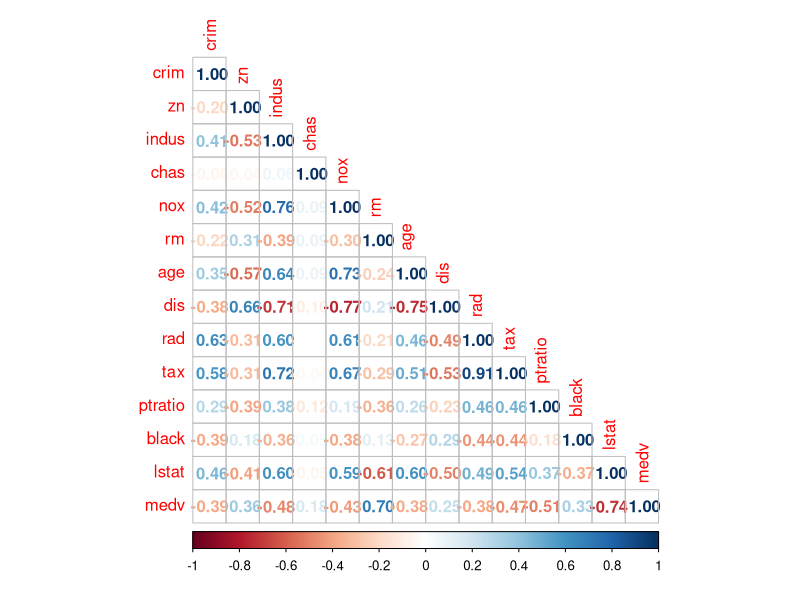
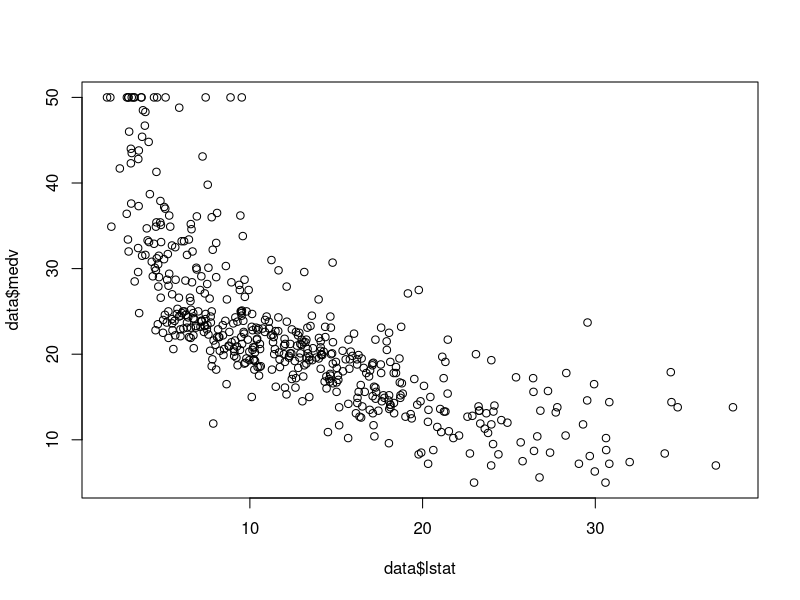
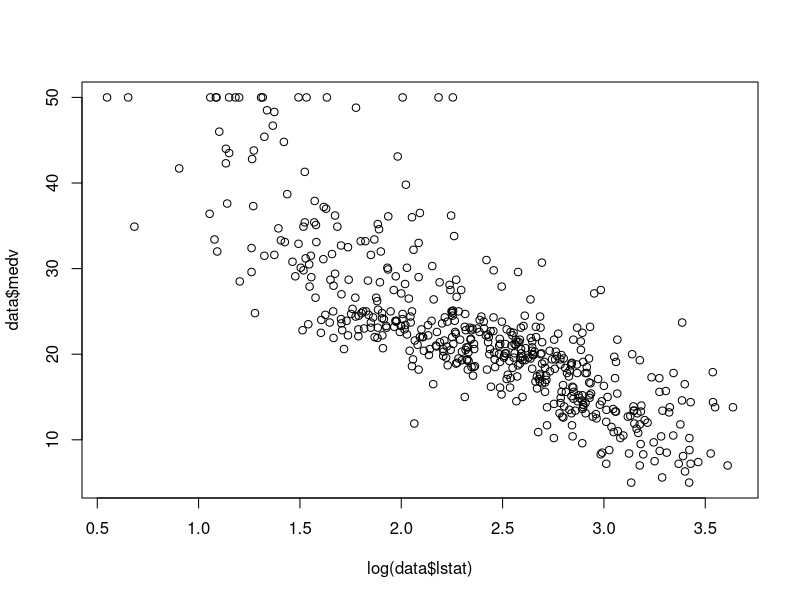

Source code (R) for these figures, in order:
rm(list=ls())

## Load the MASS Library

library(MASS)

data <- Boston
?Boston

## Train the model using all predictors

model1 <- lm(medv ~ ., data)

summary(model1)
Rsqd1 <- 0.74
Adj_Rsqd1 <- 0.73

predicted_y1 <- predict(model1, data)

testing_y <- data$medv

error <- testing_y - predicted_y1
error_sqd <- error^2

RMSE1 = sqrt(mean(error_sqd))
RMSE1
RMSE1 <- RMSE1 * 1000
RMSE1

# 2 hypothesis tests

# Ho: There is no linear relationship between my dependent and independent variables
# Ho: b1 =B2= B3 ====== Bp =0
# Ha: There is linear relationship between my dependent and independent variables
# Ha: at least one B != 0
# if p-value: < 2.2e-16 < alpha = 0.05 # Rej Ho

# Ho: an independent variable = 0 i.e. a particular B = 0
# # Ha: B != 0
# if p-value: < alpha = 0.05 # Rej Ho

# Call:
#   lm(formula = medv ~ ., data = data)
# 
# Residuals:
#   Min      1Q    Median      3Q     Max 
# -15.595  -2.730  -0.518   1.777  26.199 
# 
# Coefficients:
#                 Estimate  Std. Error t value Pr(>|t|)    
#   (Intercept)  3.646e+01  5.103e+00   7.144 3.28e-12 ***
#   crim        -1.080e-01  3.286e-02  -3.287 0.001087 ** 
#   zn           4.642e-02  1.373e-02   3.382 0.000778 ***
#   indus        2.056e-02  6.150e-02   0.334 0.738288    
#   chas         2.687e+00  8.616e-01   3.118 0.001925 ** 
#   nox         -1.777e+01  3.820e+00  -4.651 4.25e-06 ***
#   rm           3.810e+00  4.179e-01   9.116  < 2e-16 ***
#   age          6.922e-04  1.321e-02   0.052 0.958229    
#   dis         -1.476e+00  1.995e-01  -7.398 6.01e-13 ***
#   rad          3.060e-01  6.635e-02   4.613 5.07e-06 ***
#   tax         -1.233e-02  3.760e-03  -3.280 0.001112 ** 
#   ptratio     -9.527e-01  1.308e-01  -7.283 1.31e-12 ***
#   black        9.312e-03  2.686e-03   3.467 0.000573 ***
#   lstat       -5.248e-01  5.072e-02 -10.347  < 2e-16 ***
#   ---
#   Signif. codes:  0 '***' 0.001 '**' 0.01 '*' 0.05 '.' 0.1 ' ' 1
# 
# Residual standard error: 4.745 on 492 degrees of freedom
# Multiple R-squared:  0.7406,	Adjusted R-squared:  0.7338 
# F-statistic: 108.1 on 13 and 492 DF,  p-value: < 2.2e-16

# When we want to study the relationship and its effects on a dependent variables and predict 
# the future values, we would want optimum number of independent variables 

# Check the correlation values

library(corrplot)
cor_data <- cor(data)
corrplot(cor_data, method = c("number"), type = "lower")

# considering those independent values where corr > = 0.7 and corr < = -0.7

model2 <- lm(medv ~ lstat + rm, data)

summary(model2)
Rsqd2 <- 0.64
Adj_Rsqd2 <- 0.63

predicted_y2 <- predict(model2, data)

error <- testing_y - predicted_y2
error_sqd <- error^2

RMSE2 = sqrt(mean(error_sqd))
RMSE2
RMSE2 <- RMSE2 * 1000
RMSE2

#lets look at the plots of lstat and medv

plot(data$lstat, data$medv)

plot(log(data$lstat), data$medv)

model3 <- lm(medv ~ log(lstat) + rm, data)

summary(model3)
Rsqd3 <- 0.70
Adj_Rsqd3 <- 0.70

predicted_y3 <- predict(model3, data)

error <- testing_y - predicted_y3
error_sqd <- error^2

RMSE3 = sqrt(mean(error_sqd))
RMSE3
RMSE3 <- RMSE3 * 1000
RMSE3

Rsqd_ <- c(Rsqd1,Rsqd2,Rsqd3)
MSE_ <- c(RMSE1,RMSE2,RMSE3)

Model_Validation <- cbind(Rsqd_,MSE_)
rownames(Model_Validation) <- c("model1 - (all variables)",
                                "model2 - (medv on lstat & rm)",
                                "model3 - (medv on log(lstat) & rm)")
Model_Validation

#############################################################################
Rsqd_ <- c(Rsqd1,Rsqd2,Rsqd3)
Adj_Rsqd_ <- c(Adj_Rsqd1, Adj_Rsqd2, Adj_Rsqd3)
No_of_var <- c('13', '2', '2')

tbl <-  cbind(Rsqd_, Adj_Rsqd_, No_of_var)
rownames(tbl) <- c("model1 - (13 variables)",
                   "model2 - (medv on lstat & rm)",
                   "model3 - (medv on log(lstat) & rm)")

tbl
